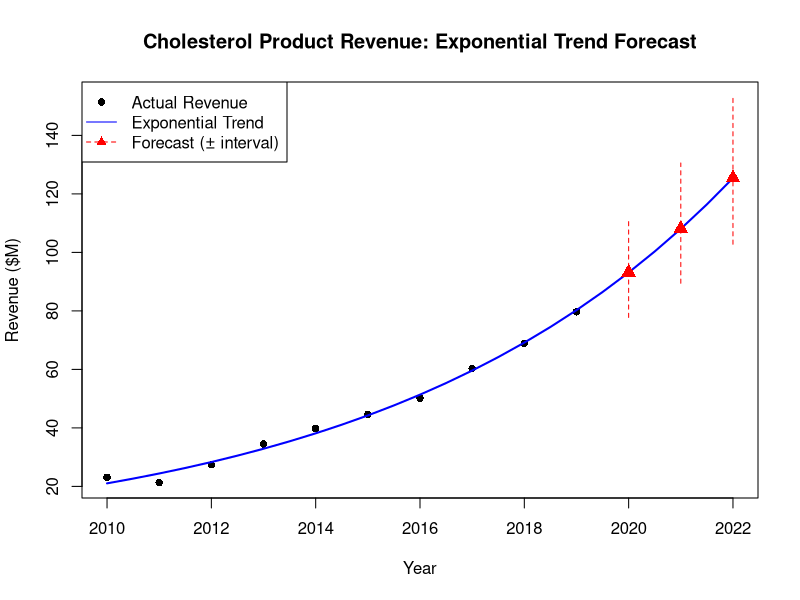

R code for this plot:
# Adds charting + an actual future forecast to exponentialtrend.r

cholest_df <- data.frame(
  Year = 2010:2019,
  Revenue = c(23.1, 21.3, 27.4, 34.5, 39.8, 44.6, 50.2, 60.3, 68.9, 79.7)
)
cholest_df$ln_revenue <- log(cholest_df$Revenue)

cholest_exp <- lm(ln_revenue ~ Year, data = cholest_df)
summary(cholest_exp)

# forecasts come out on the LOG scale, so exp() converts them back to
# original dollar units before plotting/interpreting
future_years <- data.frame(Year = 2020:2022)
log_forecast <- predict(cholest_exp, newdata = future_years, interval = "prediction")
forecast_df <- cbind(future_years, exp(log_forecast))   # exponentiate fit/lwr/upr
print(forecast_df)

# --- chart: actual revenue, fitted exponential curve, forecasted years ---
plot(cholest_df$Year, cholest_df$Revenue, pch = 16, col = "black",
     xlim = range(c(cholest_df$Year, future_years$Year)),
     ylim = range(c(cholest_df$Revenue, forecast_df$upr)),
     main = "Cholesterol Product Revenue: Exponential Trend Forecast",
     xlab = "Year", ylab = "Revenue ($M)")

all_years <- seq(min(cholest_df$Year), max(future_years$Year), by = 0.5)
fitted_curve <- exp(predict(cholest_exp, newdata = data.frame(Year = all_years)))
lines(all_years, fitted_curve, col = "blue", lwd = 2)

points(forecast_df$Year, forecast_df$fit, col = "red", pch = 17, cex = 1.5)
segments(forecast_df$Year, forecast_df$lwr, forecast_df$Year, forecast_df$upr,
         col = "red", lty = 2)
legend("topleft", legend = c("Actual Revenue", "Exponential Trend", "Forecast (± interval)"),
       col = c("black", "blue", "red"), pch = c(16, NA, 17), lty = c(NA, 1, 2))
